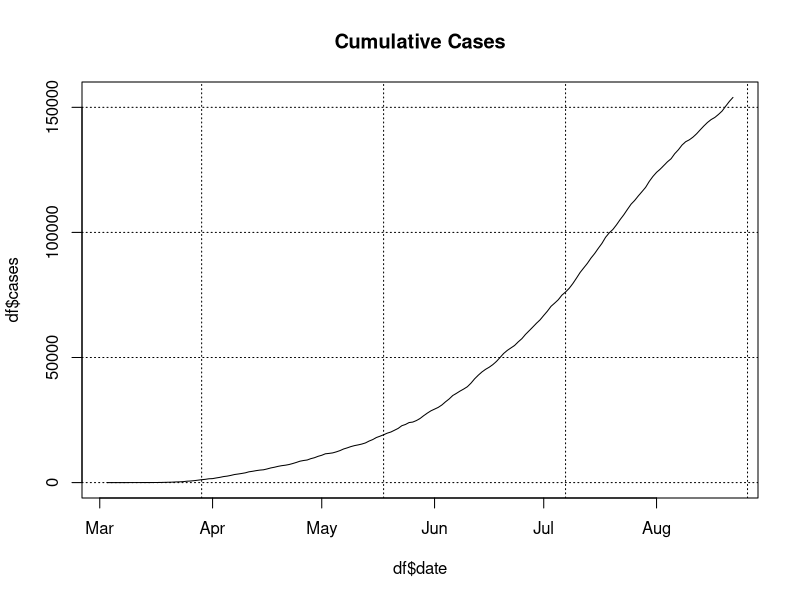
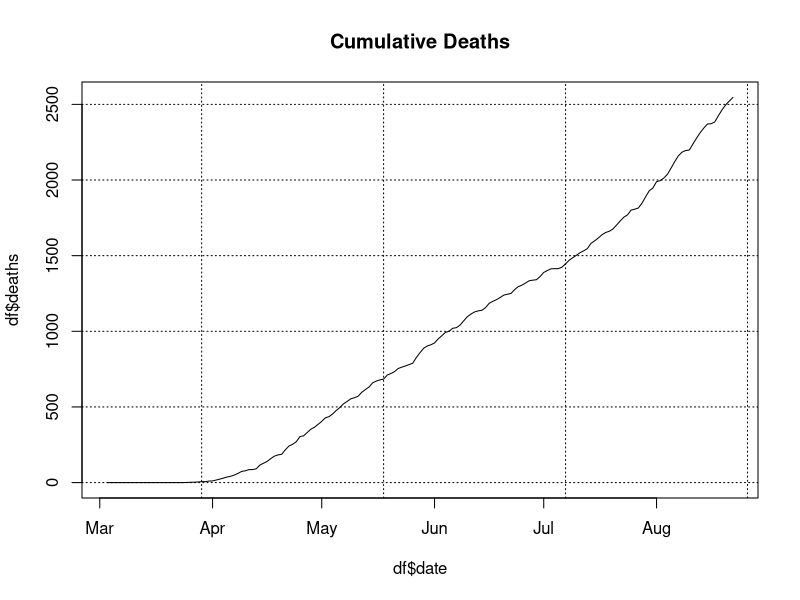
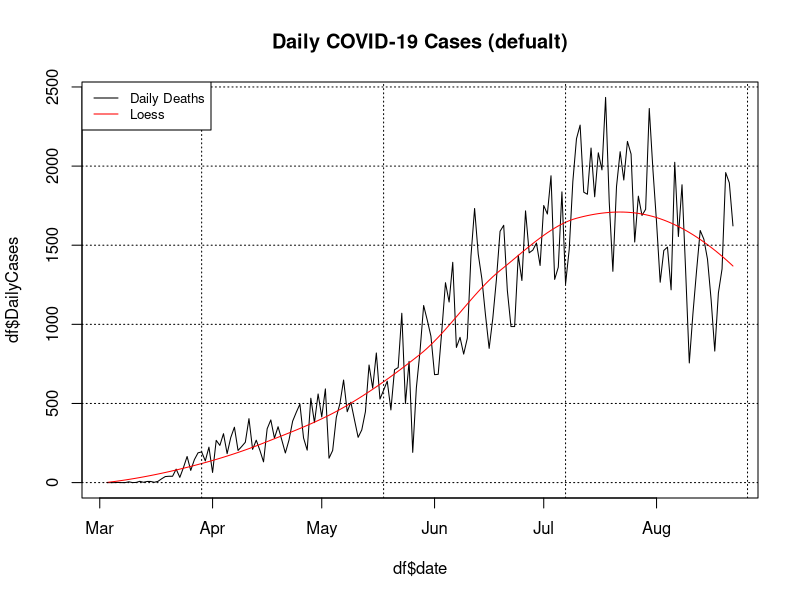
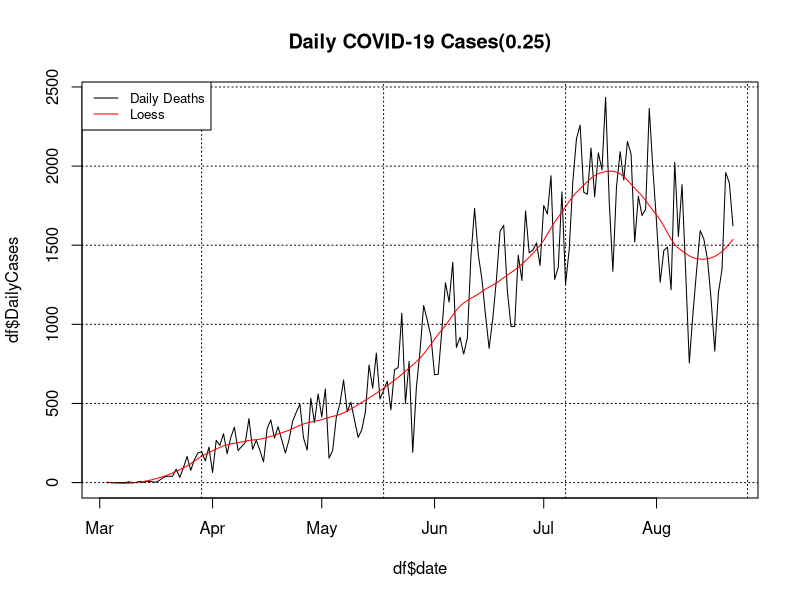
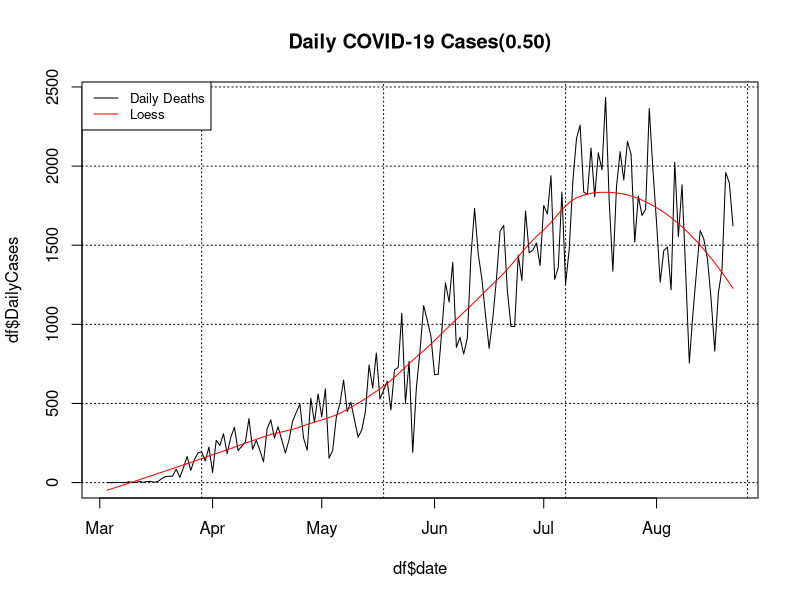
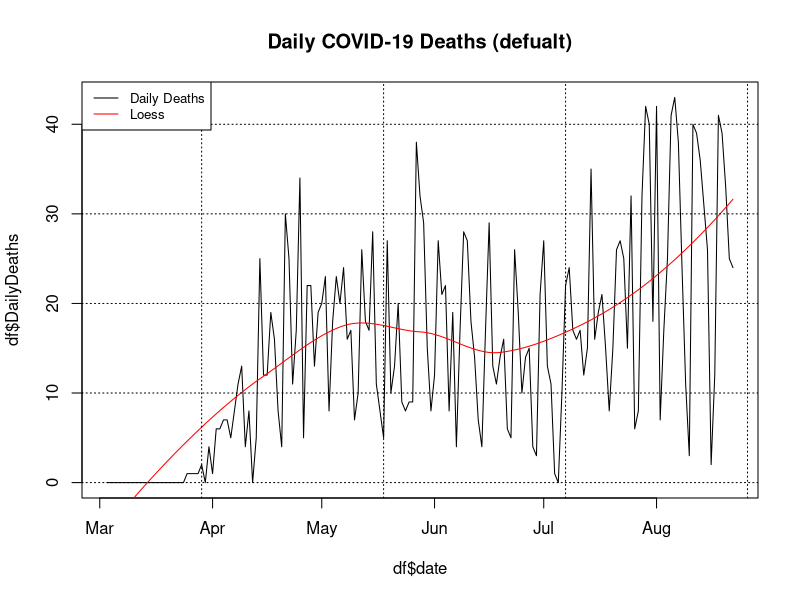
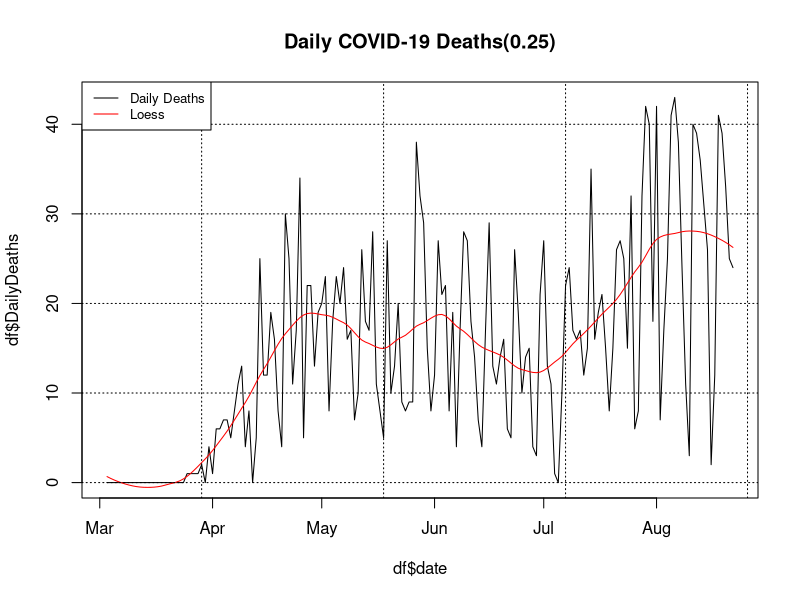
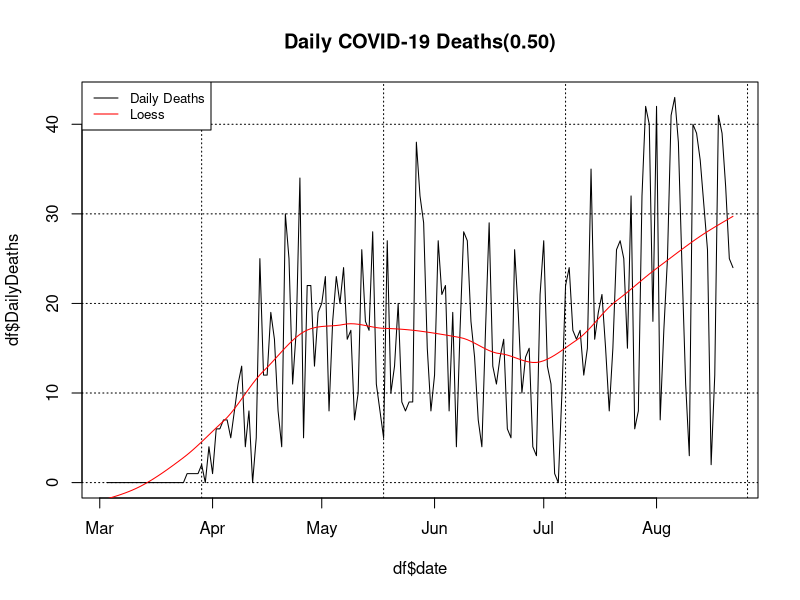

These figures' R source, in order:
## ---- chunk 1
knitr::opts_chunk$set(echo = TRUE)
## ---- chunk 2
df <- read.csv("./NorthCarolina.csv")
df$date <- as.Date(df$date,format="%Y-%m-%d")
df$date <- sort(df$date,decreasing = FALSE)
## ---- chunk 3
plot(df$date,df$cases,type="l",main="Cumulative Cases")
grid(col="black")
plot(df$date,df$deaths,type="l",main="Cumulative Deaths")
grid(col="black")
## ---- chunk 4
df$index <- 1:nrow(df)
loess1 <- loess(df$DailyCases~df$index)
loess2 <- loess(df$DailyCases~df$index,span=0.25)
loess3 <- loess(df$DailyCases~df$index,span=0.50)
loess4 <- loess(df$DailyCases~df$index,span=0.75)

## ---- chunk 5
df$sm00 <- predict(loess1) 
df$sm25 <- predict(loess2) 
df$sm50 <- predict(loess3)
df$sm75 <- predict(loess4)
## ---- chunk 6
plot(df$date,df$DailyCases,type="l",main="Daily COVID-19 Cases (defualt)",col="black")
lines(df$date,df$sm00,col="red")
grid(col="black")
legend("topleft",
       c("Daily Deaths","Loess"),
       col=c("black","red"),
       lty = c(1, 1),
       cex = 0.8)

plot(df$date,df$DailyCases,type="l",main="Daily COVID-19 Cases(0.25)",col="black")
lines(df$date,df$sm25,col="red")
grid(col="black")
legend("topleft",
       c("Daily Deaths","Loess"),
       col=c("black","red"),
       lty = c(1, 1),
       cex = 0.8)

plot(df$date,df$DailyCases,type="l",main="Daily COVID-19 Cases(0.50)",col="black")
lines(df$date,df$sm50,col="red")
grid(col="black")
legend("topleft",
       c("Daily Deaths","Loess"),
       col=c("black","red"),
       lty = c(1, 1),
       cex = 0.8)

# plot(df$date,df$DailyCases,type="l",main="Daily COVID-19 Cases(0.75)")
# lines(df$date,df$sm75,col="red")
# grid(col="black")
## ---- chunk 7
### Daily Loess for Deaths
df$index <- 1:nrow(df)
loess10 <- loess(df$DailyDeaths~df$index)
loess25 <- loess(df$DailyDeaths~df$index,span=0.25)
loess50 <- loess(df$DailyDeaths~df$index,span=0.50)
loess75 <- loess(df$DailyCases~df$index,span=0.75)

## ---- chunk 8
df$sm00 <- predict(loess10) 
df$sm25 <- predict(loess25) 
df$sm50 <- predict(loess50)
df$sm75 <- predict(loess75)
## ---- chunk 9
plot(df$date,df$DailyDeaths,type="l",main="Daily COVID-19 Deaths (defualt)",col="black")
lines(df$date,df$sm00,col="red")
grid(col="black")
legend("topleft",
       c("Daily Deaths","Loess"),
       col=c("black","red"),
       lty = c(1, 1),
       cex = 0.8)

plot(df$date,df$DailyDeaths,type="l",main="Daily COVID-19 Deaths(0.25)",col="black")
lines(df$date,df$sm25,col="red")
grid(col="black")
legend("topleft",
       c("Daily Deaths","Loess"),
       col=c("black","red"),
       lty = c(1, 1),
       cex = 0.8)

plot(df$date,df$DailyDeaths,type="l",main="Daily COVID-19 Deaths(0.50)",col="black")
lines(df$date,df$sm50,col="red")
grid(col="black")
legend("topleft",
       c("Daily Deaths","Loess"),
       col=c("black","red"),
       lty = c(1, 1),
       cex = 0.8)

# plot(df$date,df$DailyDeaths,type="l",main="Daily COVID-19 Deaths(0.75)",col="black")
# lines(df$date,df$sm75,col="red")
# grid(col="black")
# legend("topleft",
#        c("Daily Deaths","Loess"),
#        col=c("black","red"),
#        lty = c(1, 1),
#        cex = 0.8)
## ---- chunk 10
df$Monthly <- as.Date(cut(df$date,
  breaks = "month"))
df$Weekly <- as.Date(cut(df$date,
  breaks = "week",
  start.on.monday = FALSE)) # changes weekly break point to Sunday

## ---- chunk 11
weekly_cases <- aggregate(DailyCases~Weekly,data=df,FUN=sum)
weekly_deaths <- aggregate(DailyDeaths~Weekly,data=df,FUN=sum)
weekly_cases$RCases <- weekly_deaths$DailyDeaths / weekly_cases$DailyCases *100
## ---- chunk 12
barplot(DailyCases ~Weekly,data=weekly_cases,main="Weekly COVOD-19 Cases",xlab="Weekly Date",ylab="Cases")
grid(col="black")

barplot(DailyDeaths ~Weekly,data=weekly_deaths,main="Weekly COVID-19 Deaths",
        xlab="Weekly Date",ylab="Deaths")
grid(col="black")
## ---- chunk 13
monthly_cases <- aggregate(DailyCases~Monthly,data=df,FUN=sum)
monthly_deaths <- aggregate(DailyDeaths~Monthly,data=df,FUN=sum)
## ---- chunk 14


# barplot(DailyDeaths ~Monthly,data=monthly_deaths,main="Monthly COVID-19 Deaths",
#         xlab="Weekbarplot(DailyCases ~Monthly,data=monthly_cases,main="Monthly COVOD-19 Cases",xlab="MonthlyDate",ylab="Cases")
# grid(col="black")ly Date",ylab="Deaths")
# grid(col="black")
## ---- chunk 15
barplot(RCases ~Weekly,data=weekly_cases,main="Estimated Weekly Death Rate",
        xlab="Weekly Date",ylab="Deaths")
grid(col="black")
